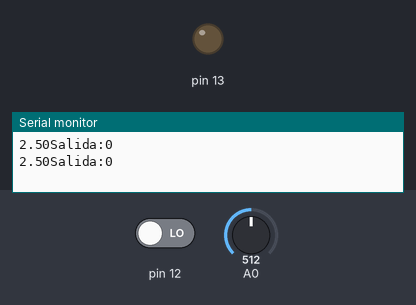
The sketch below on a simulated Arduino Uno, built with avr-gcc and run on an emulated ATmega328P. Shown: output pins drawn as LEDs (lit = HIGH), the last lines printed to the serial monitor. Inputs (shaded band) come from the test bench; at power-on: pin 12 LOW, A0 = 512.

Above: at 1.8 s.
1.9 s: pin 12 driven HIGH
At 3.2 s:
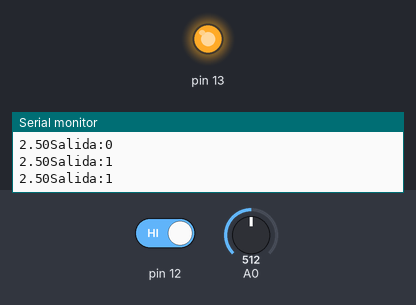
3.5 s: pin 12 driven LOW
At 4.9 s:
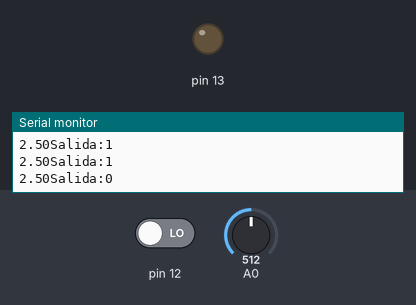
Timing chart, 0 to 6.5 s (numbered marks = the images above; inputs shaded):
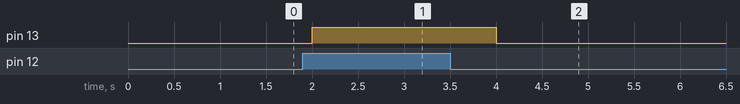

Measured:
- after the input at 1.9 s, pin 13: LOW → HIGH after 0.10 s
- after the input at 3.5 s, pin 13: HIGH → LOW after 0.50 s

The sketch:

voltimetro.ino
```cpp
//Autor:Darío Jorge Iglesias
float voltaje;
int lectura;//var. ADC
boolean A;
void setup(){
Serial.begin(9600);
pinMode(13,OUTPUT);
pinMode(12,INPUT);}
void loop(){
lectura=analogRead(A0);
A=digitalRead(12);
voltaje=lectura * (5.0/1023.0);
Serial.print(voltaje);
Serial.print("Salida:");
Serial.println(A);
digitalWrite(13,A);
delay(1000);}
```
